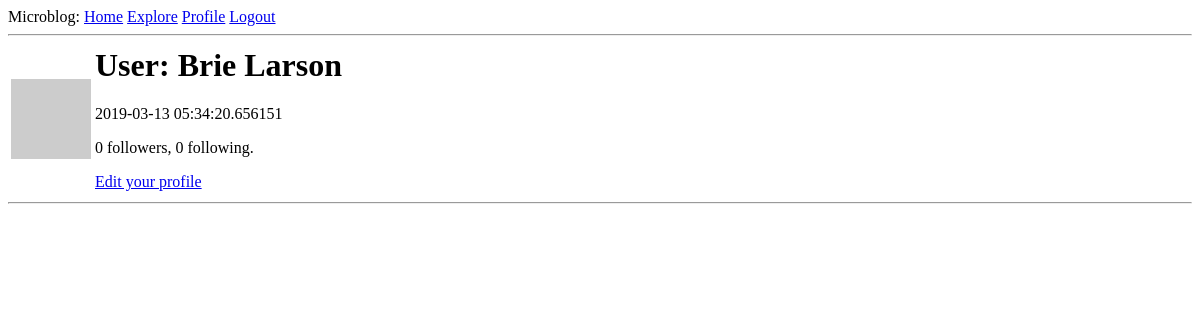
/user/Brie Larson (signed in), run on an earlier commit of the app's database.
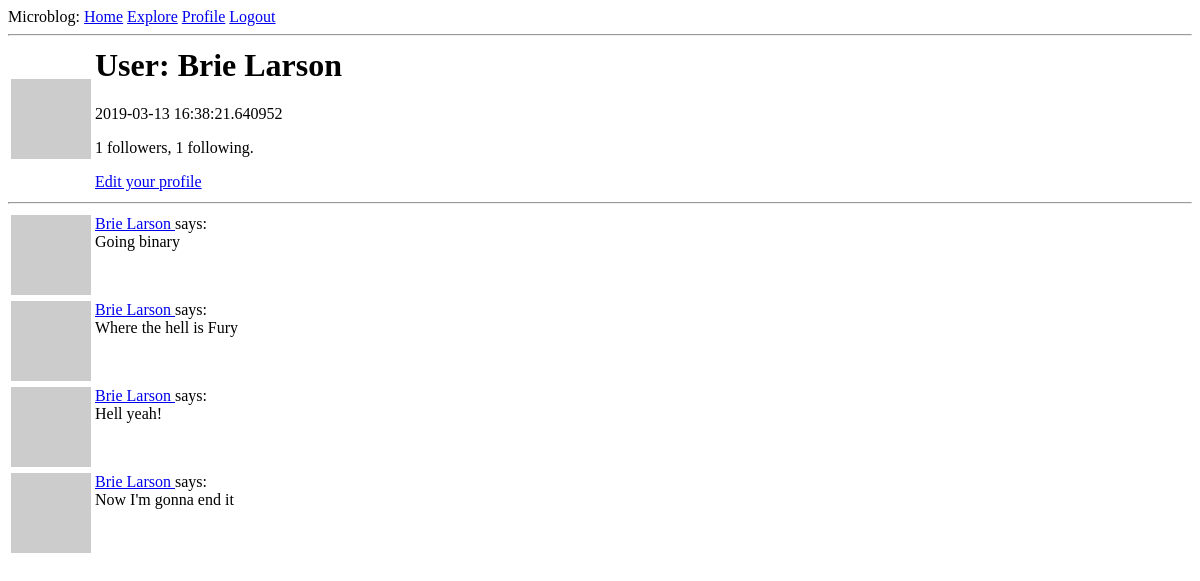
And on a later commit of the database.
### app/models.py (models this page shows, shortened)
class User(UserMixin, db.Model):
    id = db.Column(db.Integer, primary_key=True)
    username = db.Column(db.String(64), index=True, unique=True)
    email = db.Column(db.String(120), index=True, unique=True)
    password_hash = db.Column(db.String(128))
    about_me = db.Column(db.String(140))
    last_seen = db.Column(db.DateTime, default=datetime.utcnow)
    posts = db.relationship('Post', backref='author', lazy='dynamic')
    followed = db.relationship(
        'User', secondary=followers,
        primaryjoin=(followers.c.follower_id == id),
        secondaryjoin=(followers.c.followed_id == id),
        backref=db.backref('followers', lazy='dynamic'), lazy='dynamic'
    )
    def avatar(self, size):
        digest = md5(self.email.lower().encode('utf-8')).hexdigest()
        return 'https://www.gravatar.com/avatar/{}?d=identicon&s={}'.format(digest, size)

class Post(db.Model):
    id = db.Column(db.Integer, primary_key=True)
    body = db.Column(db.String(140))
    timestamp = db.Column(db.DateTime, index=True, default=datetime.utcnow)
    user_id = db.Column(db.Integer, db.ForeignKey('user.id'))

### app/routes.py (the view)
@app.route('/user/<username>')
@login_required
def user(username):
    user = User.query.filter_by(username=username).first_or_404()
    page = request.args.get('page', 1, type=int)
    posts = user.posts.order_by(Post.timestamp.desc()).paginate(page, app.config['POSTS_PER_PAGE'], False)
    next_url = url_for('user', username=user.username, page=posts.next_num) if posts.has_next else None
    prev_url = url_for('user', username=user.username, page=posts.prev_num) if posts.has_prev else None
    return render_template('user.html', user=user, posts=posts.items, next_url=next_url, prev_url=prev_url)

### app/models.py (called while the page is built)
@login.user_loader
def load_user(id):
    return User.query.get(int(id))

### app/routes.py (called while the page is built)
@app.before_request
def before_request():
    if current_user.is_authenticated:
        current_user.last_seen = datetime.utcnow()
        db.session.commit()

### app/templates/user.html (shortened to what this page needs)
{% extends 'base.html' %}
{% block content %}
    <table valign="top">
        <tr>
            <td><img src="{{ user.avatar(128) }}"></td>
            <td>
                <h1>User: {{ user.username }}</h1>
                {% if user.last_seen %}<p>{{ user.last_seen }}</p>{% endif %}
                <p>{{ user.followers.count() }} followers, {{ user.followed.count() }} following.</p>
                {% if user == current_user %}
                <p><a href="{{ url_for('edit_profile')}}">Edit your profile</a></p>
                {% elif not current_user.is_following(user) %}
                <p><a href="{{ url_for('follow', username=user.username) }}">Follow</a></p>
                {% else %}
                <p><a href="{{ url_for('unfollow', username=user.username) }}">Unfollow</a></p>
                {% endif %}
            </td>
        </tr>
    </table>
    <hr>
    {% for post in posts %}
        {% include '_post.html' %}
    {% endfor %}
{% endblock %}

### app/templates/_post.html
<table>
    <tr valign="top">
        <td><img src="{{ post.author.avatar(36) }}"></td>
        <td>
            <a href="{{ url_for('user', username=post.author.username) }}">
                {{ post.author.username }}
            </a>
            says:<br>{{ post.body }}
        </td>
    </tr>
</table>

What changed in the data, as far as the page shows it:
changed User "Brie Larson": last_seen "2019-03-13 05:34:20.656151" → "2019-03-13 16:38:21.640952"
added Post: author.username "Brie Larson", body "Going binary"
added Post: author.username "Brie Larson", body "Where the hell is Fury"
added Post: author.username "Brie Larson", body "Hell yeah!"
added Post: author.username "Brie Larson", body "Now I'm gonna end it"
Also different on the page:
{{ user.followers.count() }}: "0" → "1"
{{ user.followed.count() }}: "0" → "1"
